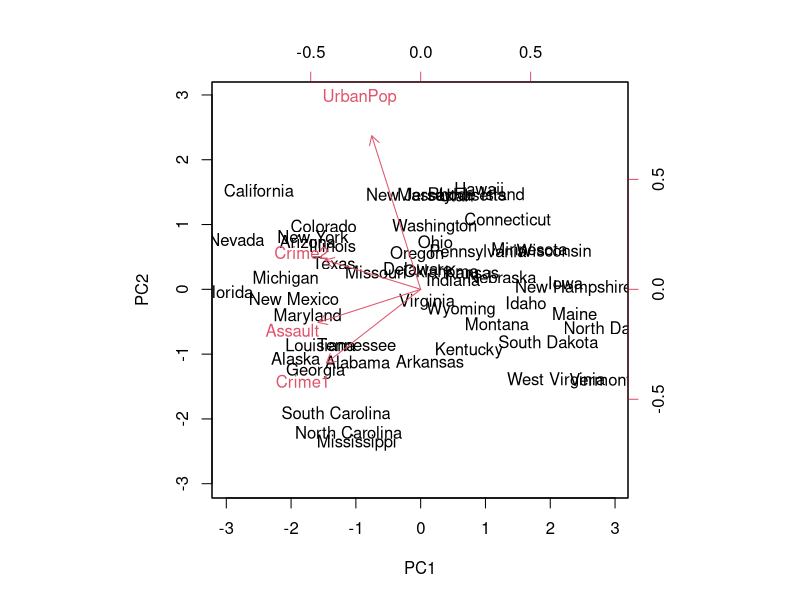
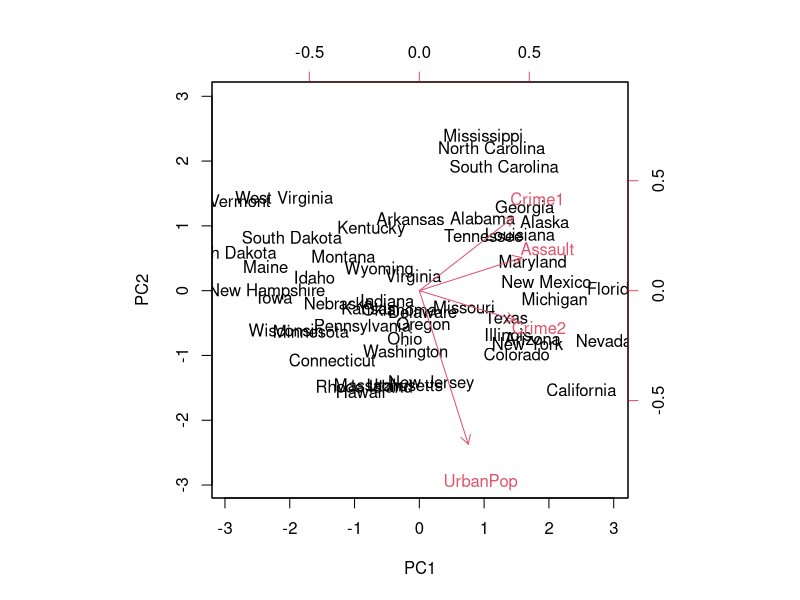
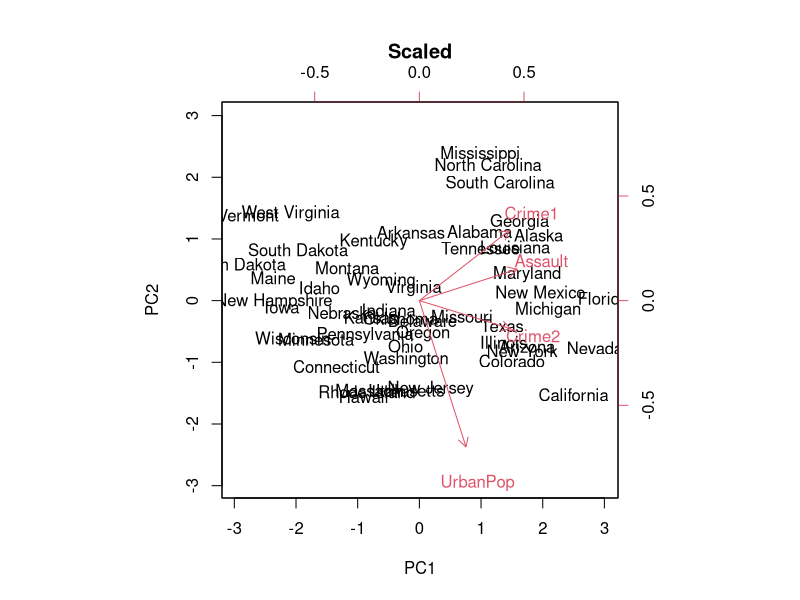
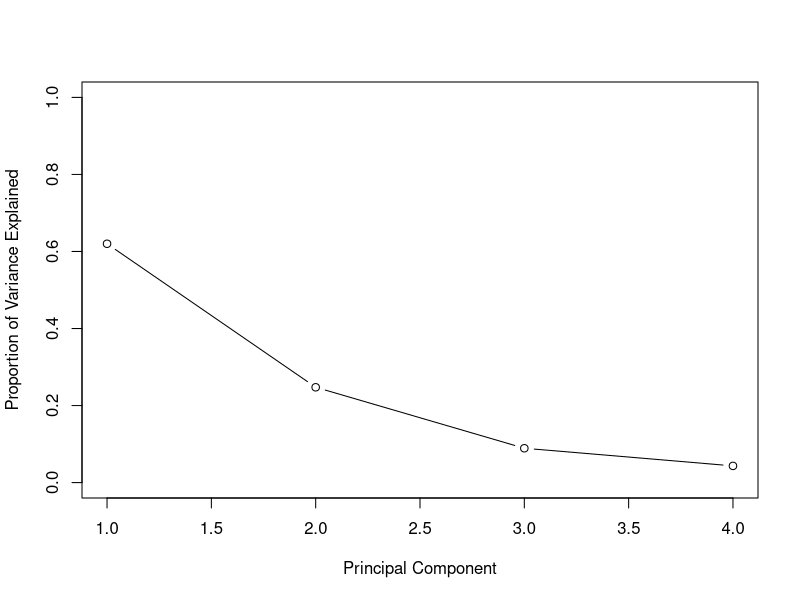
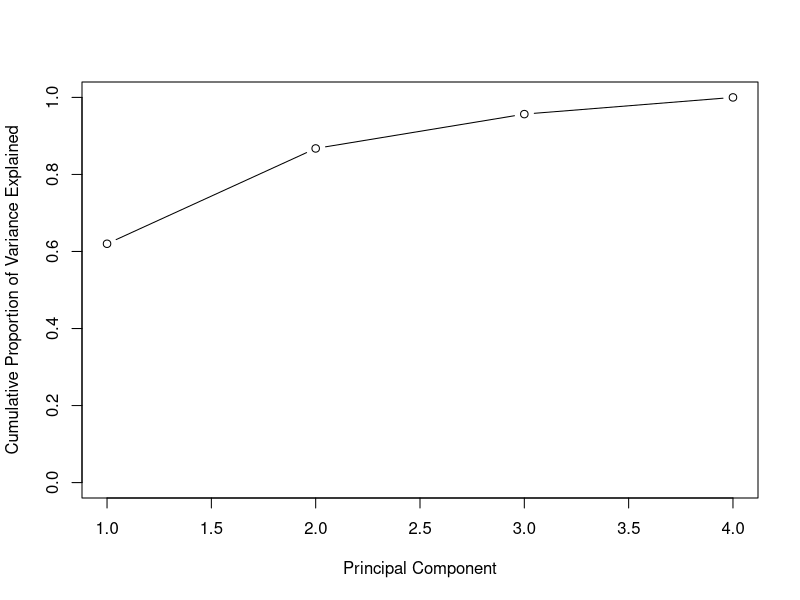

Reproduce these figures in R, in order.
setwd("C:/Users/uidj1620/Desktop/Desktop/Folder/PCA")
## US crime data
data = read.csv("USCrimeData.csv", stringsAsFactors = F)
## Description of the data
# This data set contains statistics, in arrests per 100,000 residents for assault, crime1, and crime2 
# in each of the 50 US states in 1973. Also given is the percent of the population living in urban areas.

# Row names contain the 50 US states in alphabetical order
row.names(data) = data$X
states = data$X
head(data)

data = data[,-1]
# The columns of the data set contain the four variables

names(data)

# Examine the data
# Note that the variables have vastly different means

apply(data, 2, mean)
#  Crime1  Assault UrbanPop   Crime2 


# Observe that apply() function allows us to apply a function -  in this case, the mean() - to each row
# or column of the data set. 
# The second input denotes whether we wish to compute the mean of the rows, 1, or the columns, 2
# We see that there are on average three times as many Crime2s as Crime1s and more than eight times
# as many Assaults as Crime2s. 
# We can also examine the variances of the four variables using the apply() function

apply(data, 2, var)

# The variables also have different variances:
# The UrbanPop variable measures the percentage of the population in each state living in an urban
# area, which is not a comparable number to the number of Crime2 in each state per 100,000 individuals
# If we failed to scale the variable the variables before performing PCA, then most of the principal
# components would be driven by the Assault variable, since it has by far the largest mean and variance.
# Thus, it is important to standardize the variables to have mean zero and standard derivation one before
# performing PCA
# Perform PCA using the prcomp() function, which is one of the several functions in R that perform PCA

pr.out = prcomp(data, scale = T)
# By default, the prcomp() function centers the variables to have mean zero.
# By using the option scale = TRUE, we scale the variables to have standard deviation one
# The output from prcomp() contains a number of useful quantities

names(pr.out)

# The center and scale components correspond to the means and standard deviations of the variables
# that were used for scaling prior to implementing PCA
pr.out$center
pr.out$scale

# The rotation matrix provides the principal component loadings; each column of pr.out$rotation
# contains the corresponding principal component loading vector

# This function names it the rotation matrix, because when we matrix-multiply the X matrix by
# pr.out$rotation , it gives us the coordinates of the data in the rotated coordinate system.
# These coordinates are the principal component scores

pr.out$rotation
# We see that there are four distinct principal components
# This is to be expected because there are in general min(n-1, p) informative principal components
# in a data set with n observations and p variables

# Using the prcomp() function, we do not need to explicitly multiply the data by the principal component
# loading vectors in order to obtain the principal component score vectors 
# Rather the 50X4 matrix X has as its columns the principal component score vectors
# That is, the kth column is the kth principal component score vector. 

dim(pr.out$x)

#We can plot the first two principal components as follows:
biplot(pr.out, scale = 0)
# The scale = 0 argument to biplot() ensures that the arrows are scaled to represent the loadings;
# other values for scale give slightly different biplots with different interpretations

# Recall that the principal components are only unique up to a sign change
pr.out$rotation = -pr.out$rotation
pr.out$x = - pr.out$x 
biplot(pr.out, scale = 0 )
biplot(pr.out, scale = 0, main = "Scaled")

# The prcomp() function also outputs the standard deviation of each principal component
# For instance, for the present data set, we can access these standard deviations as follows:
pr.out$sdev
sd(pr.out$x[,1])
sd(pr.out$x[,2])
sd(pr.out$x[,3])
sd(pr.out$x[,4])

# The variance explained by each principal component is obtained by squaring these:
pr.var = pr.out$sdev^2
pr.var

# To compute the proportion of variance explained by each principal component, we simply divide 
# the variance explained by each principal component by the total variance explained by all four
# principal components

pve = pr.var/sum(pr.var)
pve
pve*100

# We see that the first principal component explains 62.0% of the variance in the data
# Second principal component explains 24.7% of the variance
# Third principal component explains 8.9% of the variance
# Fourth explains 4.34%

# We can plot the PVE explained by each component, as well as the cumulative PVE, as follows:
plot(pve, 
     xlab = "Principal Component", ylab = "Proportion of Variance Explained",
     ylim = c(0,1), type = "b")

plot(cumsum(pve), 
     xlab = "Principal Component", ylab = "Cumulative Proportion of Variance Explained",
     ylim = c(0,1), type = "b")
